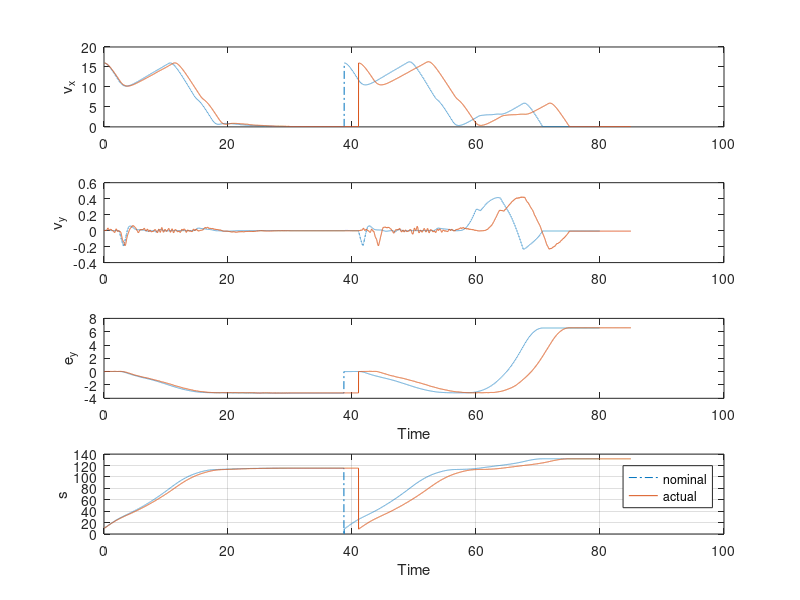
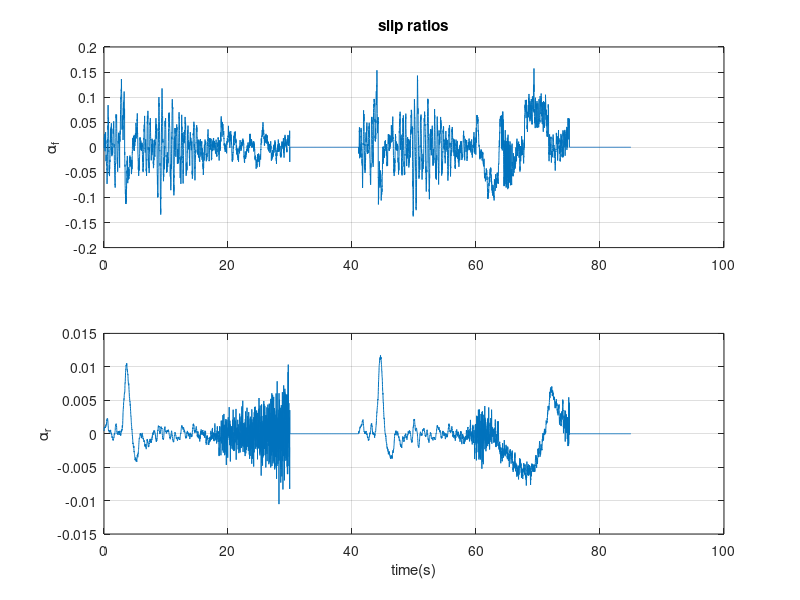

Reproduce these figures in MATLAB, in order. (Note: this script raises an error after producing the figures.)
%load the data 
load  data_nominal_states.txt;
load data_msg_nom_u.txt;
load  data_model_state.txt;
load data_msg_actual_u.txt;
load data_ref_traj.txt;
 

u_ctrl = data_msg_nom_u(:,2:3); %nominal 
u_actual = data_msg_actual_u(:,2:3);  %actual 

y1_nom = data_nominal_states(:,2:9);
T_sampl_nom = 0.01; 
t = T_sampl_nom:T_sampl_nom:T_sampl_nom*size(y1_nom,1);

y1_actual = data_model_state(:,2:9);
t_actual = T_sampl_nom:T_sampl_nom:T_sampl_nom*size(data_model_state,1);


figure(1);
subplot(4,1,1);
plot(t , y1_nom(:,1), '-.', t_actual,  y1_actual(:,1));
ylabel('v_x');

subplot(4,1,2);
plot(t , y1_nom(:,2), '-.', t_actual,  y1_actual(:,2));
ylabel('v_y');

subplot(4,1,3);
plot(t , y1_nom(:,5), '-.', t_actual,  y1_actual(:,5));
ylabel(  'e_y'); 
xlabel('Time');

subplot(4,1,4);
plot(t , y1_nom(:,6), '-.', t_actual,  y1_actual(:,6)); grid; 
ylabel(  's'); 
legend('nominal', 'actual');
xlabel('Time');  




close all;


% load sim_data.mat;


% t = t1;

P_nom =   y1_nom(:, [6,5]); 
% y1_actual = y1_nom;
P_sens = y1_actual(:, [6,5]); 
P_cente = P_sens;

%%0815, record the reference trajectory: 
% reference = u_ctrl(3:end,:);   %9-by-n, traj, dot traj, ddot traj,  here traj = [phi, ey, s];
% P_cente=reference([3,2],:)';
%0815, traj_ob_seris: 2*n-by-no_ob

 load data_traj_ob.txt;
%  traj_ob_seris = data_traj_ob; 
 
traj_ob_seris = data_traj_ob;
%0815, traj_ob_seris: 2*n-by-no_ob
no_ob = size(traj_ob_seris, 2);
traj_ob_plot = zeros(2, size(traj_ob_seris,1)/3, no_ob);
for i_ob =1:no_ob
    for i_time =1:size(traj_ob_seris,1)/3
        traj_ob_plot(:,i_time,i_ob) = traj_ob_seris((i_time-1)*3+1:(i_time-1)*3+2,i_ob);
    end
end

% 
% traj_ob_plot = zeros(2, length(t1), no_ob);
% for i_ob =1:no_ob
%     for i_time =1:length(t1)
%         traj_ob_plot(:,i_time,i_ob) = traj_ob_seris((i_time-1)*2+1:(i_time-1)*2+2,i_ob);
%     end
% end


%%road side:
road_side_x = min(P_sens(:,1)):0.1:max(P_sens(:,1));
road_side_y1 = 3.7*ones(1, length(road_side_x));
road_side_y2 = -3.7*ones(1, length(road_side_x));

delta = u_actual(:,2); 
% delta = 0; 
dot_y = y1_actual(:,2);
dot_x = y1_actual(:,1);
dot_psi = y1_actual(:,3); 

a = 1.68; 
b = 1.715; 

 
alpha_f= (dot_y+a*dot_psi)./dot_x - delta; 
alpha_r = (dot_y -b*dot_psi)./dot_x; 
alpha_f(dot_x<=1e-1) = 0;
alpha_r(dot_x<=1e-1) = 0;


figure(100); 
subplot(2,1,1);
plot(t_actual,alpha_f ),grid;
ylabel('\alpha_f');
title('slip ratios');
% legend('P_c_o_m','P_s_e_n');

subplot(2,1,2);
plot(t_actual,alpha_r ),grid;
ylabel('\alpha_r');
 xlabel('time(s)');


len = length(t_actual); 
h_plot = zeros(len,1);

for i=1:len
    h_plot(i) = (P_sens(i,1) - 80)^2 + (P_sens(i,2) - 0.5)^2 -1;
end
 

figure(1); 
%the tube along nominal trajectory: 
dm = 1.414; %maximum disturbance 
k1 = 3; 
r_tube = dm/k1; 
for ii = 1:10:length(t)     
    circle_tube(r_tube,P_nom(ii,1), P_nom(ii,2)); hold on;
end


% figure(1);   
plot(P_cente(:,1),P_cente(:,2),'-.', P_nom(:,1),P_nom(:,2), '--', P_sens(:,1),P_sens(:,2)),grid; hold on; legend('c','p_d', 'p');
plot(road_side_x,road_side_y1,'-.k',road_side_x,road_side_y2,'-.k'); hold on;
% axis equal;
xlabel('X(m)');ylabel('Y(m)');
title('POSITION TRACKING:SENSED VS COMMAND');
axis equal; 

% global pos_ob_array_pre radius_pre;
%pos_ob_array_pre(2, :) = - pos_ob_array_pre(2,:);  %only for plot the mpc data with mistake 
for i=1:no_ob
    plot(traj_ob_plot(1,1,i), traj_ob_plot(2, 1,i), '*r'); hold on; 
    Ds = traj_ob_seris(3, i);
    circle(Ds,traj_ob_plot(1,1,i), traj_ob_plot(2, 1,i)); hold on; 
end

%the trajectory of the obstacles: 
for i_ob =1:no_ob    
    plot(traj_ob_plot(1,:,i_ob), traj_ob_plot(2,:,i_ob), 'LineWidth', 4); hold on; 
end
 
 
figure(2);   
subplot(4,1,1);
plot(t, data_ref_traj(:,3), '--', t,P_nom(:,1),'-.',t_actual,P_sens(:,1)),grid;
ylabel('X(m)');
title('POSITION:SENSED VS COMMAND');
 

subplot(4,1,2);
plot(t, data_ref_traj(:,2), '--',t,P_nom(:,2),'-.',t_actual,P_sens(:,2)),grid;
ylabel('Y(m)');
 xlabel('time(s)');
 
 subplot(4,1,3);
plot(t, data_ref_traj(:,6), '--',  t, y1_nom(:,1), '-.',  t_actual,y1_actual(:,1) ),grid;
legend('reference','nominal', 'actual');
ylabel('v(m/s)');
 xlabel('time(s)');
 
 subplot(4,1,4);
plot( t, y1_nom(:,4)/pi*180, '-.',  t_actual,y1_actual(:,4)/pi*180 ),grid;
ylabel('\psi(degree)');
 xlabel('time(s)');
 
 figure(20); 
  subplot(2,1,1);
plot(  t, y1_nom(:,2), '--',  t_actual,y1_actual(:,2) ),grid;
legend( 'nominal', 'actual');
ylabel('v_y(m/s)');
 xlabel('time(s)');
 
 subplot(2,1,2);
plot(  t, y1_nom(:,3), '--',  t_actual,y1_actual(:,3) ),grid;
ylabel('\dot \psi(rad/s)');
 xlabel('time(s)');
 
 
%  figure(3);
%  plot(t, h_plot); 
% ylabel('distance');
%  xlabel('time(s)');
 
 
 
 figure(4); 
 subplot(2,1,1);
  plot(t, u_ctrl(:,1));  title('nominal control'); 
ylabel(' a_x(m/s^2)');
 subplot(2,1,2);
  plot(t, u_ctrl(:,2)); 
ylabel(' steer(rad)');
 xlabel('time(s)');
 
 
 figure(5); 
 subplot(2,1,1);
  plot(t_actual, u_actual(:,1));  title('actual control'); 
ylabel('  a_x(m/s^2)');
 subplot(2,1,2);
  plot(t_actual, u_actual(:,2)); 
ylabel('  steer(rad)');
 xlabel('time(s)');
 
 
  figure(6); 
 subplot(2,1,1);
  plot(t, y1_nom(:,8));  title('nominal control, filtered'); 
ylabel('  a_x(m/s^2)');
 subplot(2,1,2);
  plot(t, y1_nom(:,7)); 
ylabel('  steer(rad)');
 xlabel('time(s)');
 
 
   figure(7); 
 subplot(2,1,1);
  plot(t_actual, y1_actual(:,8));  title('actual control, filtered'); 
ylabel('  a_x(m/s^2)');
 subplot(2,1,2);
  plot(t_actual, y1_actual(:,7)); 
ylabel('  steer(rad)');
 xlabel('time(s)');
 
 load data_safety_certificate.txt;
 
 An_sidepos = data_safety_certificate(:,1:2);
 bn_sidepos= data_safety_certificate(:,3); 
 
 %notice the order: 
 test_cons = An_sidepos(:, 1).*u_ctrl(:,2) + An_sidepos(:, 2).*u_ctrl(:,1) - bn_sidepos; 
 
 figure(8);
   subplot(5,1,1);
  plot(t, data_safety_certificate(:,1));  grid;  title('A1, side'); 
    subplot(5,1,2);
  plot(t, data_safety_certificate(:,2));  grid;  title('A2, side'); 
    subplot(5,1,3);
  plot(t, data_safety_certificate(:,3));  grid;  title('b, side'); 
  
      subplot(5,1,4);
  plot(t, test_cons);  grid;  title('test_cons, pos side'); 
  

  
  subplot(5,1,5);
  plot(t, data_safety_certificate(:,4));  grid;  title('cbf, side'); 
  
figure(9);
  plot(t, data_safety_certificate(:, 9));  grid;  title('min_value, qp'); 
  
% % ylabel('  a_x(m/s^2)');
%  subplot(2,1,2);
%   plot(t, data_safety_certificate(:,8));  grid;  
% % ylabel('  steer(rad)');
 xlabel('time(s)');
 
 